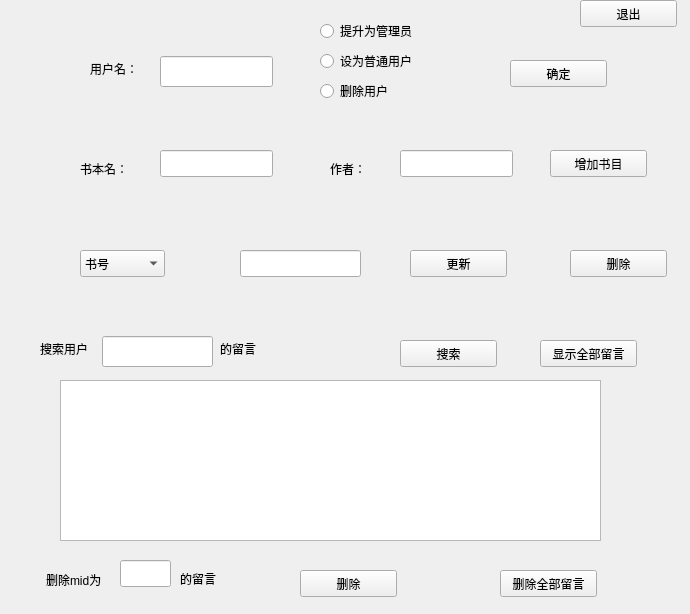
<?xml version="1.0" encoding="UTF-8"?>
<ui version="4.0">
 <class>admin</class>
 <widget class="QWidget" name="admin">
  <property name="geometry">
   <rect>
    <x>0</x>
    <y>0</y>
    <width>690</width>
    <height>614</height>
   </rect>
  </property>
  <property name="windowTitle">
   <string>管理员页面</string>
  </property>
  <widget class="QLabel" name="label">
   <property name="geometry">
    <rect>
     <x>90</x>
     <y>60</y>
     <width>67</width>
     <height>17</height>
    </rect>
   </property>
   <property name="text">
    <string>用户名：</string>
   </property>
  </widget>
  <widget class="QLineEdit" name="leUser">
   <property name="geometry">
    <rect>
     <x>160</x>
     <y>56</y>
     <width>113</width>
     <height>31</height>
    </rect>
   </property>
  </widget>
  <widget class="QPushButton" name="btnUserMod">
   <property name="geometry">
    <rect>
     <x>510</x>
     <y>60</y>
     <width>97</width>
     <height>27</height>
    </rect>
   </property>
   <property name="text">
    <string>确定</string>
   </property>
  </widget>
  <widget class="QRadioButton" name="rbAdmin">
   <property name="geometry">
    <rect>
     <x>320</x>
     <y>20</y>
     <width>116</width>
     <height>22</height>
    </rect>
   </property>
   <property name="text">
    <string>提升为管理员</string>
   </property>
  </widget>
  <widget class="QRadioButton" name="rbUser">
   <property name="geometry">
    <rect>
     <x>320</x>
     <y>50</y>
     <width>116</width>
     <height>22</height>
    </rect>
   </property>
   <property name="text">
    <string>设为普通用户</string>
   </property>
  </widget>
  <widget class="QRadioButton" name="rbdelUser">
   <property name="geometry">
    <rect>
     <x>320</x>
     <y>80</y>
     <width>116</width>
     <height>22</height>
    </rect>
   </property>
   <property name="text">
    <string>删除用户</string>
   </property>
  </widget>
  <widget class="QLabel" name="label_2">
   <property name="geometry">
    <rect>
     <x>80</x>
     <y>160</y>
     <width>67</width>
     <height>17</height>
    </rect>
   </property>
   <property name="text">
    <string>书本名：</string>
   </property>
  </widget>
  <widget class="QLabel" name="label_3">
   <property name="geometry">
    <rect>
     <x>330</x>
     <y>160</y>
     <width>67</width>
     <height>17</height>
    </rect>
   </property>
   <property name="text">
    <string>作者：</string>
   </property>
  </widget>
  <widget class="QLineEdit" name="leBname">
   <property name="geometry">
    <rect>
     <x>160</x>
     <y>150</y>
     <width>113</width>
     <height>27</height>
    </rect>
   </property>
  </widget>
  <widget class="QLineEdit" name="leWriter">
   <property name="geometry">
    <rect>
     <x>400</x>
     <y>150</y>
     <width>113</width>
     <height>27</height>
    </rect>
   </property>
  </widget>
  <widget class="QPushButton" name="btnAddBook">
   <property name="geometry">
    <rect>
     <x>550</x>
     <y>150</y>
     <width>97</width>
     <height>27</height>
    </rect>
   </property>
   <property name="text">
    <string>增加书目</string>
   </property>
  </widget>
  <widget class="QComboBox" name="cbDel">
   <property name="geometry">
    <rect>
     <x>80</x>
     <y>250</y>
     <width>85</width>
     <height>27</height>
    </rect>
   </property>
   <item>
    <property name="text">
     <string>书号</string>
    </property>
   </item>
   <item>
    <property name="text">
     <string>书名</string>
    </property>
   </item>
  </widget>
  <widget class="QLineEdit" name="lebookDel">
   <property name="geometry">
    <rect>
     <x>240</x>
     <y>250</y>
     <width>121</width>
     <height>27</height>
    </rect>
   </property>
  </widget>
  <widget class="QPushButton" name="btnbookDel">
   <property name="geometry">
    <rect>
     <x>570</x>
     <y>250</y>
     <width>97</width>
     <height>27</height>
    </rect>
   </property>
   <property name="text">
    <string>删除</string>
   </property>
  </widget>
  <widget class="QPushButton" name="btnbookUpd">
   <property name="geometry">
    <rect>
     <x>410</x>
     <y>250</y>
     <width>97</width>
     <height>27</height>
    </rect>
   </property>
   <property name="text">
    <string>更新</string>
   </property>
  </widget>
  <widget class="QLabel" name="label_4">
   <property name="geometry">
    <rect>
     <x>40</x>
     <y>340</y>
     <width>67</width>
     <height>17</height>
    </rect>
   </property>
   <property name="text">
    <string>搜索用户</string>
   </property>
  </widget>
  <widget class="QLabel" name="label_5">
   <property name="geometry">
    <rect>
     <x>220</x>
     <y>340</y>
     <width>67</width>
     <height>17</height>
    </rect>
   </property>
   <property name="text">
    <string>的留言</string>
   </property>
  </widget>
  <widget class="QLineEdit" name="leMesUser">
   <property name="geometry">
    <rect>
     <x>102</x>
     <y>336</y>
     <width>111</width>
     <height>31</height>
    </rect>
   </property>
  </widget>
  <widget class="QPushButton" name="btnMsgSea">
   <property name="geometry">
    <rect>
     <x>400</x>
     <y>340</y>
     <width>97</width>
     <height>27</height>
    </rect>
   </property>
   <property name="text">
    <string>搜索</string>
   </property>
  </widget>
  <widget class="QTableView" name="tvMes">
   <property name="geometry">
    <rect>
     <x>60</x>
     <y>380</y>
     <width>541</width>
     <height>161</height>
    </rect>
   </property>
  </widget>
  <widget class="QPushButton" name="btnMsgAll">
   <property name="geometry">
    <rect>
     <x>540</x>
     <y>340</y>
     <width>97</width>
     <height>27</height>
    </rect>
   </property>
   <property name="text">
    <string>显示全部留言</string>
   </property>
  </widget>
  <widget class="QLabel" name="label_6">
   <property name="geometry">
    <rect>
     <x>46</x>
     <y>570</y>
     <width>81</width>
     <height>20</height>
    </rect>
   </property>
   <property name="text">
    <string>删除mid为</string>
   </property>
  </widget>
  <widget class="QLineEdit" name="leDemid">
   <property name="geometry">
    <rect>
     <x>120</x>
     <y>560</y>
     <width>51</width>
     <height>27</height>
    </rect>
   </property>
  </widget>
  <widget class="QLabel" name="label_7">
   <property name="geometry">
    <rect>
     <x>180</x>
     <y>570</y>
     <width>67</width>
     <height>17</height>
    </rect>
   </property>
   <property name="text">
    <string>的留言</string>
   </property>
  </widget>
  <widget class="QPushButton" name="btnMesdel">
   <property name="geometry">
    <rect>
     <x>300</x>
     <y>570</y>
     <width>97</width>
     <height>27</height>
    </rect>
   </property>
   <property name="text">
    <string>删除</string>
   </property>
  </widget>
  <widget class="QPushButton" name="pushButton">
   <property name="geometry">
    <rect>
     <x>500</x>
     <y>570</y>
     <width>97</width>
     <height>27</height>
    </rect>
   </property>
   <property name="text">
    <string>删除全部留言</string>
   </property>
  </widget>
  <widget class="QPushButton" name="btnExit">
   <property name="geometry">
    <rect>
     <x>580</x>
     <y>0</y>
     <width>97</width>
     <height>27</height>
    </rect>
   </property>
   <property name="text">
    <string>退出</string>
   </property>
  </widget>
 </widget>
 <resources/>
 <connections/>
</ui>
